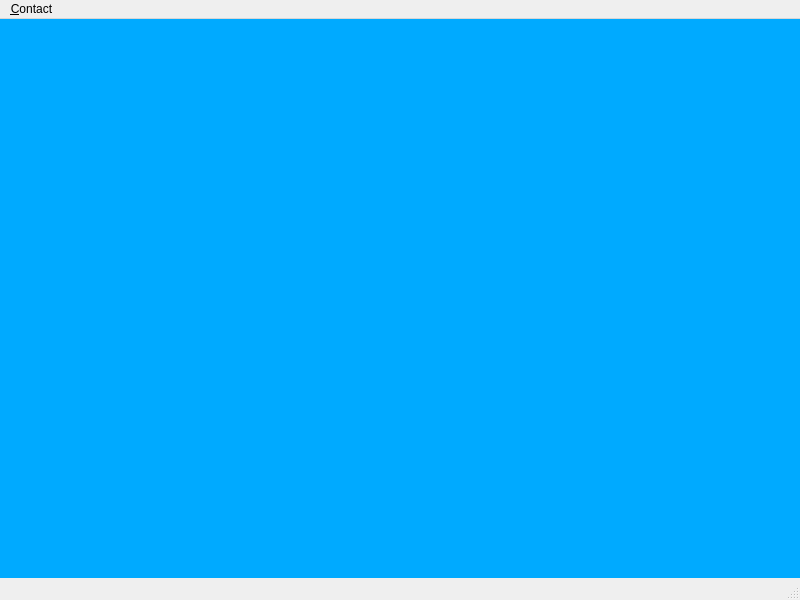
<?xml version="1.0" encoding="UTF-8"?>
<ui version="4.0">
 <class>MainWindow</class>
 <widget class="QMainWindow" name="MainWindow">
  <property name="geometry">
   <rect>
    <x>0</x>
    <y>0</y>
    <width>800</width>
    <height>600</height>
   </rect>
  </property>
  <property name="windowTitle">
   <string>Babel</string>
  </property>
  <widget class="QWidget" name="centralwidget">
   <property name="styleSheet">
    <string notr="true">background-color: rgb(0, 170, 255);</string>
   </property>
  </widget>
  <widget class="QMenuBar" name="menubar">
   <property name="geometry">
    <rect>
     <x>0</x>
     <y>0</y>
     <width>800</width>
     <height>26</height>
    </rect>
   </property>
   <widget class="QMenu" name="menuContact">
    <property name="title">
     <string>&amp;Contact</string>
    </property>
    <addaction name="action_Add_contact"/>
   </widget>
   <addaction name="menuContact"/>
  </widget>
  <widget class="QStatusBar" name="statusbar"/>
  <action name="action_Add_contact">
   <property name="text">
    <string>&amp;Add contact</string>
   </property>
  </action>
 </widget>
 <resources/>
 <connections/>
</ui>
